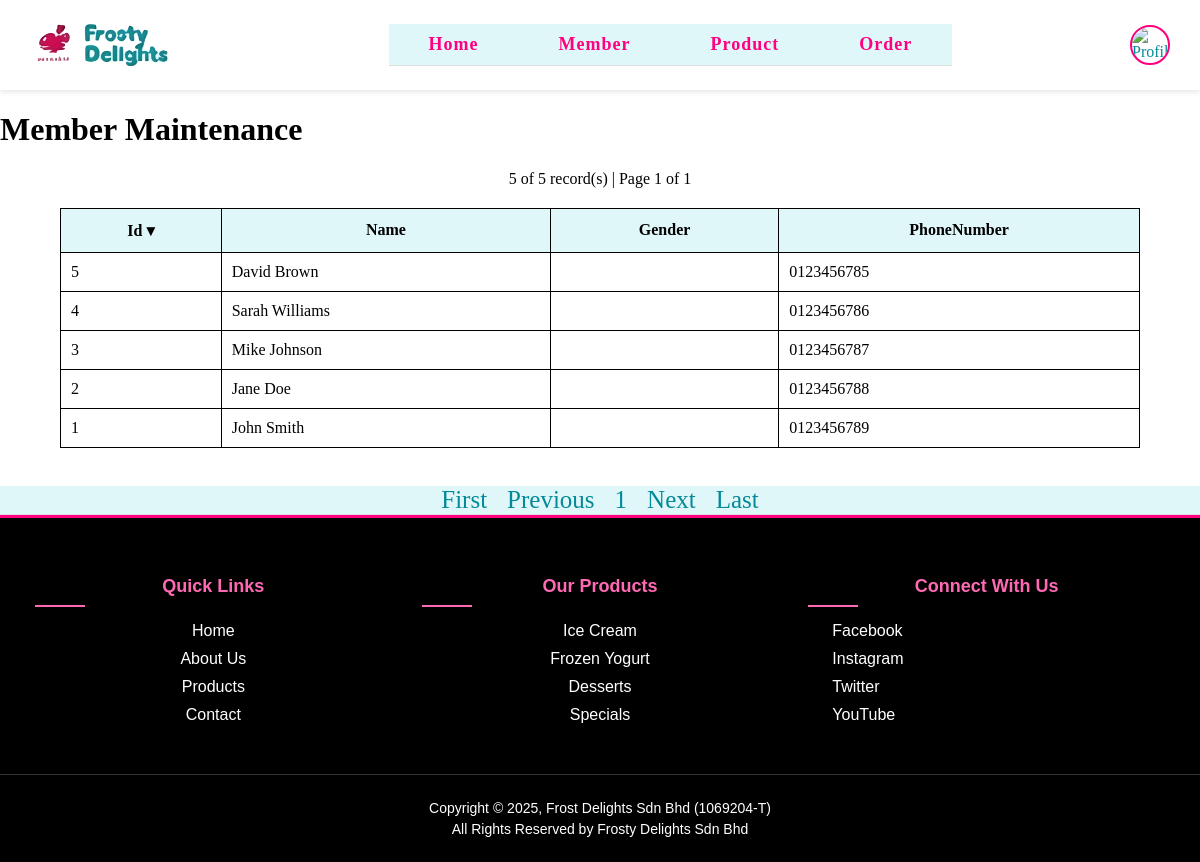
Screenshot of /modules/memberMain.php?sort=id&dir=desc&page=1 (signed in) with the database file from the repository.
### tables this page shows
CREATE TABLE IF NOT EXISTS `customer` (
  `id` int(11) NOT NULL AUTO_INCREMENT,
  `name` text NOT NULL,
  `password` text NOT NULL,
  `phoneNumber` text NOT NULL,
  `email` text NOT NULL,
  `birthday` date NOT NULL,
  `profile_picture` varchar(255) DEFAULT NULL,
  `session_id` varchar(255) DEFAULT NULL,
  PRIMARY KEY (`id`)
);

### modules/memberMain.php (the view, shortened to what this page needs)
<?php
require '../base.php';
$fields = [
    'id'         => 'Id',
    'name'       => 'Name',
    'gender'     => 'Gender',
    'phoneNumber' => 'PhoneNumber',
];
$sort = req('sort');
key_exists($sort, $fields) || $sort = 'id';
$dir = req('dir');
in_array($dir, ['asc', 'desc']) || $dir = 'asc';
$page = req('page', 1);
require_once '../lib/SimplePager.php';
$p = new SimplePager("SELECT * FROM Customer ORDER BY $sort $dir", [], 10, $page);
$arr = $p->result;
include '../header.php';
?>
<!DOCTYPE html>
<html lang="en">
<head>
    <link rel="stylesheet" href="../css/style.css">
</head>
<body>
    <p class="pagination">
        <?= $p->count ?> of <?= $p->item_count ?> record(s) |
        Page <?= $p->page ?> of <?= $p->page_count ?>
    </p>
    <table class="table">
        <tr>
            <?= table_headers($fields, $sort, $dir, "page=$page") ?>
        </tr>
        <?php foreach ($arr as $s): ?>
        <tr>
            <td><?= $s->id ?></td>
            <td><?= $s->name ?></td>
            <td><?= $s->gender ?></td>
            <td><?= $s->phoneNumber ?></td>
        </tr>
        <?php endforeach ?>
    </table>
    <br>
    <?= $p->html("sort=$sort&dir=$dir") ?>
</body>
<?php
include '../footer.php';

### css/style.css (style rules this page uses)
:root { --primary-color: #ff0080; --primary-light: #ff69b4; --primary-dark: #d6006b; --secondary-color: #000; --text-color: #fff; --card-bg: #181818; --accent-color: #222; }
html, body { height: 100%; min-height: 100%; margin: 0; padding: 0; }
body { display: flex; flex-direction: column; min-height: 100vh; }
.pagination { text-align: center; margin: 15px auto; }
.table { width: 90%; border-collapse: collapse; margin: 20px auto; }
.table th, .table td { border: 1px solid #000; padding: 10px; }
* { outline: none; border: none; box-sizing: border-box; }

### rows the page displays
customer: id "5", name "David Brown", phoneNumber "0123456785"
customer: id "4", name "Sarah Williams", phoneNumber "0123456786"
customer: id "3", name "Mike Johnson", phoneNumber "0123456787"
customer: id "2", name "Jane Doe", phoneNumber "0123456788"
customer: id "1", name "John Smith", phoneNumber "0123456789"

### other values shown
$_title "Member Maintenance"
$p->count "5"
$p->item_count "5"
$p->page "1"
$p->page_count "1"
$v "Id"
$v "Name"
$v "Gender"
$v "PhoneNumber"
